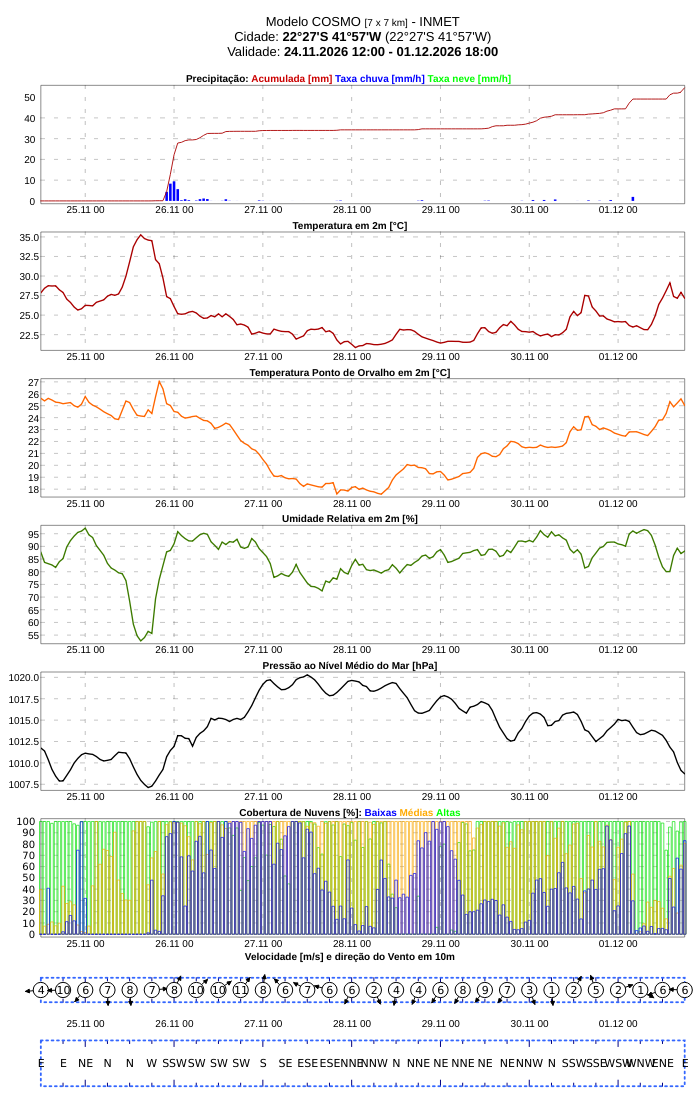
#> input picture img/meteograma_inmet.png, 700 x 1100 px
$ python -i official_rain_extractors.py   (imports and definitions only)
#> lines starting #> are read from the running program, lines starting #| are printed output that depends on the picture
#> further down, picture is the input picture: PIL image 700x1100 RGB; mean R, G, B 238.3, 239.6, 237.3
### scripts/inea_cheias_service.py
"""
Módulo de Integração com o Sistema de Alerta de Cheias do INEA (RJ)
Extrai o Boletim Hidrometeorológico Oficial diário da Sala de Situação
(https://alertadecheias.inea.rj.gov.br/analise.php) analisando diretamente
o PDF publicado (mapa RH-VIII / Rio das Ostras vs. legenda RGB, ícones,
temperaturas e texto meteorológico oficial por OCR).
"""

from collections import Counter
from datetime import datetime, timedelta, timezone
import hashlib
import json
import os
from pathlib import Path
import re
import shutil
import ssl
import subprocess
import tempfile
import urllib.request

BRT = timezone(timedelta(hours=-3))

INEA_ANALISE_URLS = [
    "https://alertadecheias.inea.rj.gov.br/analise.php",
    "http://alertadecheias.inea.rj.gov.br/analise.php",
]
INEA_BASE_BOLETIM_URL = "https://alertadecheias.inea.rj.gov.br/alertadecheias/boletim/"
OUTPUT_JSON = os.path.join(os.path.dirname(__file__), "..", "data", "inea_alerta_cheias_boletim.json")
OUTPUT_PDF = os.path.join(os.path.dirname(__file__), "..", "data", "inea_boletim_today.pdf")

SSL_CTX = ssl.create_default_context()
SSL_CTX.check_hostname = False
SSL_CTX.verify_mode = ssl.CERT_NONE

LEGEND_BINS = [
    ("> 100 mm", 100.0, 150.0, 0.222, (0, 35, 125)),
    ("75 a 100 mm", 75.0, 100.0, 0.246, (0, 49, 172)),
    ("50 a 75 mm", 50.0, 75.0, 0.269, (0, 61, 212)),
    ("25 a 50 mm", 25.0, 50.0, 0.292, (35, 99, 254)),
    ("10 a 25 mm", 10.0, 25.0, 0.315, (110, 147, 253)),
    ("1 a 10 mm", 1.0, 10.0, 0.338, (192, 206, 253)),
    ("0 a 1 mm", 0.0, 1.0, 0.361, (243, 243, 243)),
]

# Pontos verificados estritamente dentro do polígono de Rio das Ostras no mapa do INEA
RO_SAMPLE_POINTS = [
    (0.756, 0.451),
    (0.761, 0.451),
    (0.766, 0.450),
    (0.760, 0.455),
    (0.764, 0.447),
    (0.755, 0.453),
]

# Pontos verificados dentro da Bacia RH-VIII (Macaé & Rio das Ostras), evitando rótulo/bordas
RH8_SAMPLE_POINTS = RO_SAMPLE_POINTS + [
    (0.735, 0.415),
    (0.748, 0.413),
    (0.762, 0.414),
    (0.776, 0.416),
    (0.788, 0.418),
    (0.793, 0.426),
    (0.784, 0.434),
    (0.705, 0.436),
    (0.715, 0.444),
    (0.730, 0.444),
    (0.695, 0.444),
]


def _now_brt():
    return datetime.now(BRT)


# [71 lines left out: functions fetch_latest_bulletin_info, download_bulletin_pdf, not called in this run]


def _ocr_crops_tesseract(crops):
    """Executa OCR via Tesseract CLI (usado no Linux/Ubuntu CI ou quando instalado localmente)."""
    tess = shutil.which("tesseract")
    if not tess:
        return {}
    out = {}
    lang_list = subprocess.run([tess, "--list-langs"], capture_output=True, text=True).stdout
    lang = "por" if "por" in lang_list else "eng"
    for key, (img, psm) in crops.items():
        with tempfile.NamedTemporaryFile(suffix=".png", delete=False) as tmp:
            p = tmp.name
        try:
            w, h = img.size
            if h < 120:
                from PIL import Image
                img = img.resize((w * 3, h * 3), Image.Resampling.LANCZOS)
            img.save(p)
            res = subprocess.run(
                [tess, p, "stdout", "-l", lang, "--psm", str(psm)],
                capture_output=True,
                text=True,
                encoding="utf-8",
                errors="replace",
                timeout=15,
            )
            out[key] = re.sub(r"\s+", " ", res.stdout or "").strip()
        except Exception:
            out[key] = ""
        finally:
            if os.path.exists(p):
                os.unlink(p)
    return out


def _ocr_crops_windows(crops):
    """Fallback nativo Windows.Media.Ocr em lote quando executado localmente no Windows."""
    if os.name != "nt":
        return {}
    paths = {}
    try:
        from PIL import Image
        for key, (img, _psm) in crops.items():
            w, h = img.size
            if h < 120:
                img = img.resize((w * 3, h * 3), Image.Resampling.LANCZOS)
            p = os.path.join(tempfile.gettempdir(), f"_inea_ocr_{os.getpid()}_{key}.png")
            img.convert("RGB").save(p)
            paths[key] = p
        items_ps = ", ".join([f'@{{k="{k}"; p="{v}"}}' for k, v in paths.items()])
        ps = f'''
$ErrorActionPreference = 'Stop'
[Console]::OutputEncoding = [System.Text.Encoding]::UTF8
Add-Type -AssemblyName System.Runtime.WindowsRuntime
$null = [Windows.Storage.StorageFile, Windows.Storage, ContentType=WindowsRuntime]
$null = [Windows.Graphics.Imaging.BitmapDecoder, Windows.Graphics, ContentType=WindowsRuntime]
$null = [Windows.Media.Ocr.OcrEngine, Windows.Foundation, ContentType=WindowsRuntime]
$asTaskGeneric = ([System.WindowsRuntimeSystemExtensions].GetMethods() | Where-Object {{ $_.Name -eq 'AsTask' -and $_.GetParameters().Count -eq 1 -and $_.GetParameters()[0].ParameterType.Name -eq 'IAsyncOperation`1' }})[0]
function Await($op, $t) {{ $m = $asTaskGeneric.MakeGenericMethod($t); $task = $m.Invoke($null, @($op)); $task.Wait(-1) | Out-Null; return $task.Result }}
$engine = [Windows.Media.Ocr.OcrEngine]::TryCreateFromUserProfileLanguages()
$out = @{{}}
foreach ($it in @({items_ps})) {{
  $file = Await ([Windows.Storage.StorageFile]::GetFileFromPathAsync($it.p)) ([Windows.Storage.StorageFile])
  $stream = Await ($file.OpenAsync([Windows.Storage.FileAccessMode]::Read)) ([Windows.Storage.Streams.IRandomAccessStream])
  $decoder = Await ([Windows.Graphics.Imaging.BitmapDecoder]::CreateAsync($stream)) ([Windows.Graphics.Imaging.BitmapDecoder])
  $bmp = Await ($decoder.GetSoftwareBitmapAsync()) ([Windows.Graphics.Imaging.SoftwareBitmap])
  $res = Await ($engine.RecognizeAsync($bmp)) ([Windows.Media.Ocr.OcrResult])
  $stream.Dispose()
  $out[$it.k] = $res.Text
}}
$out | ConvertTo-Json -Compress
'''
        raw = subprocess.check_output(
            ["powershell", "-NoProfile", "-Command", ps],
            text=True,
            encoding="utf-8",
            timeout=25,
        )
        return json.loads(raw)
    except Exception as e:
        print(f"[AVISO] OCR Windows fallback erro: {e}")
        return {}
    finally:
        for p in paths.values():
            if os.path.exists(p):
                try:
                    os.unlink(p)
                except OSError:
                    pass


def _binarize_dark(img, thresh=115):
    gray = img.convert("L")
    return gray.point(lambda p: 0 if p < thresh else 255).convert("RGB")


# [333 lines left out: functions _binarize_red_pub, _clean_temp_ocr, _clean_ocr_paragraph, _extract_date_from_ocr, _extract_river_sentence, _classify_intensity_label and 3 more, not called in this run]


# [9 lines that do not run on import are left out]

### scripts/official_rain_extractors.py
"""
Extratores Numéricos e Probabilísticos das Fontes Oficiais Brasileiras — @tempoemriodasostras
Lê e extrai dados reais (sem estimativas sintéticas) de:
1. INMET Meteograma COSMO 7x7km (https://meteograma.inmet.gov.br/3304524/dinamico) - 12 UTC & 00 UTC
2. INMET VIME (https://vime.inmet.gov.br/SE) - COSMO 2.8km SE-RJ & COSMO 7km SE (prec24h, prec2dias, PWAT, CAPE)
3. CPTEC/INPE WRF Meteograma (3866.png) + Mapas Probabilísticos P>=5mm (24h/48h/72h) & Tempo Severo
4. INEA RadarTool / Alerta de Cheias (status_municipios.php)
"""

import base64
from datetime import datetime, timedelta, timezone
import json
import os
from pathlib import Path
import re
from concurrent.futures import ThreadPoolExecutor, as_completed
import ssl
import time
import urllib.request

import numpy as np
from PIL import Image, ImageOps

try:
    from scripts import inea_cheias_service as _inea_ocr
except ImportError:
    import inea_cheias_service as _inea_ocr

BRT = timezone(timedelta(hours=-3))
HEADERS = {"User-Agent": "Mozilla/5.0 (Windows NT 10.0; Win64; x64)"}
VIME_HEADERS = {**HEADERS, "Origin": "https://vime.inmet.gov.br", "Referer": "https://vime.inmet.gov.br/SE"}
CPTEC_HEADERS = {**HEADERS, "Referer": "https://www.cptec.inpe.br/"}

SSL_CTX = ssl.create_default_context()
SSL_CTX.check_hostname = False
SSL_CTX.verify_mode = ssl.CERT_NONE

# Coordenadas pixel de Rio das Ostras (-22.5269, -41.9450) calibradas por imagem:
# VIME COSMO2P8 SE-RJ (683x680): 44W=166, 42W=498, 22S=312, Búzios=(518,442), Macaé=(532,376)
VIME_SE_RJ_POINTS = [
    (507, 404), (504, 404), (506, 401), (502, 406),
    (505, 403), (503, 402), (508, 402), (501, 404), (504, 406),
]
# VIME COSMO7 SE (700x700): pixels continentais limpos de Rio das Ostras (entre a costa e a divisa interna)
VIME_SE_COSMO7_POINTS = [
    (517, 443), (519, 442), (518, 441), (520, 441),
    (516, 442), (515, 443), (516, 440), (518, 443), (514, 442),
]
# CPTEC Mapa P>=5mm Brasil (1238x1602): costa leste RJ (Rio das Ostras, entre Búzios e Macaé, sem borda)
CPTEC_P05_POINTS = [(969, 1045), (968, 1046), (970, 1043), (967, 1047)]

VIME_PREC_BINS = [
    (0, 1), (1, 3), (3, 5), (5, 7), (7, 9), (9, 12), (12, 16), (16, 20),
    (20, 30), (30, 40), (40, 50), (50, 60), (60, 70), (70, 90), (90, 125), (125, 200), (200, 300),
]
VIME_PWAT_BINS = [
    (0, 4), (4, 6), (6, 8), (8, 10), (10, 12), (12, 14), (14, 16), (16, 18), (18, 20),
    (20, 25), (25, 30), (30, 35), (35, 40), (40, 45), (45, 50), (50, 55), (55, 60), (60, 80),
]
VIME_CAPE_BINS = [
    (0, 100), (100, 250), (250, 500), (500, 750), (750, 1000), (1000, 1500), (1500, 2000), (2000, 3500),
]


# [4 lines left out: function _fetch_bytes, not called in this run]


def _fetch_json(url, headers=None, timeout=14):
    return json.loads(_fetch_bytes(url, headers=headers, timeout=timeout).decode("utf-8"))


def _ocr_stitched(crops_list):
    """Concatena recortes pequenos em faixa larga em escala de cinza para leitura limpa em Windows/Linux."""
    strips = []
    for im in crops_list:
        gray = ImageOps.autocontrast(ImageOps.grayscale(im)).convert("RGB")
        pim = gray.resize((im.width * 4, im.height * 4), Image.Resampling.BICUBIC)
        strips.append(ImageOps.expand(pim, border=24, fill=(255, 255, 255)))
#> this loop made 1 pass
#> pass 1, in _ocr_stitched, `gray = ImageOps.autocontrast(ImageOps.grayscale(im)).convert("RGB")`:
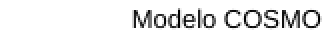
#> gray: PIL image 165x18 RGB (shown 2 times larger); min 0, max 255, mean 231.7
#> pass 1, in _ocr_stitched, `pim = gray.resize((im.width * 4, im.height * 4), Image.Resampling.BICU..`:
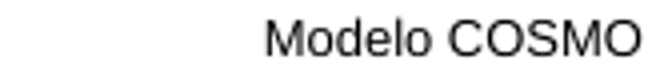
#> pim: PIL image 660x72 RGB; min 0, max 255, mean 231
#> after the loop, strips = 1 item
    total_w = sum(s.width for s in strips) + 40
#> total_w = 748
    max_h = max(s.height for s in strips)
#> max_h = 120
    canvas = Image.new("RGB", (total_w, max_h), (255, 255, 255))
#> canvas: PIL image 748x120 RGB; every value is 255
    x = 20
    for s in strips:
        canvas.paste(s, (x, (max_h - s.height) // 2))
        x += s.width + 20
#> this loop made 1 pass
#> x on pass 1: 748
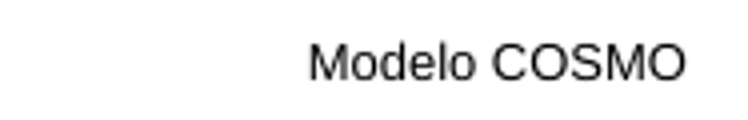
#> canvas: PIL image 748x120 RGB; min 0, max 255, mean 242.3
#> after the loop, x = 748

    for psm in (7, 6):
        res = _inea_ocr._ocr_crops_tesseract({"s": (canvas, psm)})
        if res.get("s"):
            return res["s"]
    res_w = _inea_ocr._ocr_crops_windows({"s": (canvas, 7)})
#> res_w = 0 items
    return res_w.get("s", "")


# [57 lines left out: functions _b64_to_pil, _sample_vime_colorbar, not called in this run]


_INMET_GLYPHS_7X5 = {
    "0": ["01110", "10010", "10001", "10001", "10001", "10010", "01110"],
    "1": ["01100", "10100", "00100", "00100", "00100", "00100", "11111"],
    "2": ["01110", "10011", "00010", "00110", "01100", "11000", "11111"],
    "3": ["01110", "10010", "00010", "00110", "00011", "10011", "11110"],
    "4": ["00010", "00110", "01010", "11010", "10010", "11110", "00010"],
    "5": ["11110", "10000", "10000", "11110", "00001", "10011", "11110"],
    "6": ["01110", "10000", "10100", "11010", "10001", "10011", "01110"],
    "7": ["11111", "00010", "00010", "00100", "00100", "01100", "01000"],
    "8": ["01110", "10010", "10010", "01110", "10010", "10010", "01111"],
    "9": ["01110", "01001", "11001", "01001", "00101", "00001", "01110"],
}


# [228 lines left out: functions _read_inmet_y_max_bitmap, _parse_cosmo_meteograma_img, extract_inmet_cosmo_meteograma, not called in this run]


# ==============================================================================
# 2. INMET VIME (vime.inmet.gov.br/SE e SE-RJ) — COSMO 2.8km & 7km, PWAT, CAPE
# ==============================================================================
# ==============================================================================
# 2. INMET VIME (COSMO 2.8km SE-RJ + COSMO 7km SE — EXTRAÇÃO INTEGRAL)
# ==============================================================================
_VIME_BINS = {
    "prec24h":     [(0,1),(1,3),(3,5),(5,7),(7,9),(9,12),(12,16),(16,20),(20,30),(30,40),(40,50),(50,60),(60,70),(70,90),(90,125),(125,200),(200,300)],
    "prec1h":      [(0,1),(1,3),(3,5),(5,7),(7,9),(9,11),(11,13),(13,15),(15,17),(17,19),(19,21),(21,23),(23,25),(25,35),(35,50),(50,70)],
    "prevento10m": [(0,0.5),(0.5,1),(1,2),(2,3),(3,4),(4,5),(5,6),(6,7),(7,8),(8,9),(9,10),(10,12),(12,15),(15,20),(20,25),(25,30),(30,40),(40,50)],
    "prec3h6h":    [(0,1),(1,3),(3,5),(5,7),(7,9),(9,12),(12,16),(16,20),(20,30),(30,40),(40,50),(50,60),(60,70),(70,80),(80,100),(100,150),(150,250)],
    "prec7dias":   [(0,1),(1,3),(3,7),(7,10),(10,20),(20,30),(30,40),(40,50),(50,60),(60,70),(70,80),(80,100),(100,150),(150,200),(200,300),(300,400),(400,600)],
    "rajada":      [(14,17),(17,20),(20,24),(24,28),(28,32),(32,36),(36,40),(40,44),(44,50)],
    "tmax_c28":    [(4,6)] + [(x,x+2) for x in range(6,42,2)] + [(42,46)],
    "tmin_c28":    [(-4,-2)] + [(x,x+2) for x in range(-2,36,2)] + [(36,40)],
    "t2m_c28":     [(-8,-6)] + [(x,x+2) for x in range(-6,40,2)] + [(40,44)],
    "tmax_c7":     [(-10,-6),(-6,-2),(-2,2),(2,6),(6,10)] + [(x,x+2) for x in range(10,44,2)] + [(44,48)],
    "tmin_c7":     [(-10,-6)] + [(x,x+2) for x in range(-6,42,2)] + [(42,46)],
    "ur":          [(0,10)] + [(x,x+5) for x in range(10,95,5)] + [(95,100)],
    "kcape":       [(0,100),(100,250),(250,500),(500,750),(750,1000),(1000,1500),(1500,2000),(2000,3500)],
    "kshow":       [(-6,-5),(-5,-4),(-4,-3),(-3,-2),(-2,-1),(-1,0),(0,5)],
    "totals":      [(30,44),(44,50),(50,53),(53,56),(56,60),(60,68)],
    "pwat":        [(0,4),(4,6),(6,8),(8,10),(10,12),(12,14),(14,16),(16,18),(18,20),(20,25),(25,30),(30,35),(35,40),(40,45),(45,50),(50,55),(55,60),(60,80)],
    "nuvem_tot":   [(0,55),(55,60),(60,70),(70,80),(80,90),(90,100)],
    "nuvem_lvl":   [(-1,0),(0,55),(55,60),(60,70),(70,80),(80,90),(90,100)],
    "cisal_lo":    [(-5,0),(0,5),(5,10),(10,15),(15,20),(20,25),(25,30),(30,40)],
    "cisal_hi":    [(0,20),(20,25),(25,30),(30,35),(35,40),(40,45),(45,50),(50,55),(55,60),(60,75)],
    "jato200":     [(-1,0),(0,30),(30,40),(40,50),(50,60),(60,70),(70,80),(80,90),(90,120)],
    "omega":       [(-3.0,-2.0),(-2.0,-1.2),(-1.2,-1.0),(-1.0,-0.8),(-0.8,-0.6),(-0.6,-0.4),(-0.4,0.3),(0.3,0.5),(0.5,0.7),(0.7,1.0),(1.0,2.0)],
    "ur_lvl_c28":  [(0,70),(70,80),(80,90),(90,95),(95,100)],
    "ur_lvl_c7":   [(-1,0),(0,50),(50,70),(70,80),(80,90),(90,100)],
    "tend_press":  [(-45,-35),(-35,-25),(-25,-16),(-16,-10),(-10,-6),(-6,-2),(-2,2),(2,4),(4,6),(6,8),(8,12),(12,16),(16,24)],
    "tend_tsup":   [(-20,-16),(-16,-14),(-14,-12),(-12,-10),(-10,-8),(-8,-6),(-6,-4),(-4,-2),(-2,2),(2,4),(4,6),(6,8),(8,10),(10,12),(12,14),(14,16),(16,20)],
    "tend_t850":   [(-16,-12),(-12,-10),(-10,-8),(-8,-6),(-6,-4),(-4,-2),(-2,2),(2,4),(4,6),(6,8),(8,10),(10,12),(12,16),(16,20)],
    "tend_geop":   [(-330,-240),(-240,-210),(-210,-180),(-180,-150),(-150,-120),(-120,-90),(-90,-60),(-60,-30),(-30,30),(30,60),(60,90),(90,120),(120,150),(150,180),(180,210),(210,240),(240,330)],
    "vort500":     [(-14,-11),(-11,-8),(-8,-5),(-5,-2),(-2,2),(2,5),(5,8),(8,11),(11,14),(14,20)],
    "vort850":     [(-18,-14),(-14,-10),(-10,-6),(-6,-2),(-2,2),(2,6),(6,10),(10,14),(14,18),(18,24)],
}


# [553 lines left out: functions _fetch_vime_json_retry, _sample_vime_var_bar, _assign_vime_day_brt, _brt_turn_key, extract_inmet_vime_data, not called in this run]


_GRADS_GLYPHS_8X6 = {
    "0": ["011110", "110011", "110011", "110011", "110011", "110011", "110011", "011110"],
    "1": ["001100", "011100", "001100", "001100", "001100", "001100", "001100", "001100"],
    "2": ["011110", "110010", "000010", "000110", "001100", "011000", "110000", "111111"],
    "3": ["011110", "000011", "000010", "001110", "000011", "000011", "100011", "011110"],
    "4": ["001100", "001100", "001100", "011100", "110100", "111111", "000110", "000110"],
    "5": ["011110", "110000", "111100", "111110", "000011", "000011", "110011", "011110"],
    "6": ["011100", "111100", "110010", "111100", "111110", "110011", "110011", "010010"],
    "7": ["111111", "011111", "000010", "000110", "000100", "001100", "001100", "001000"],
    "8": ["011110", "110110", "110010", "011110", "011110", "110011", "110010", "011110"],
    "9": ["011110", "110110", "110010", "110010", "011110", "000110", "010010", "011110"],
}


# [91 lines left out: functions _read_wrf_y_max_bitmap, _detect_wrf_grid_run_hour, not called in this run]


def _read_wrf_header_text(im_rgb):
    """Binariza apenas a linha 1 laranja ('DD/MM/YYYY HHZ') para OCR limpo em Linux/Windows."""
    arr = np.array(im_rgb.convert("RGB"))
    band = arr[12:30, 200:365]
    ink = (band[:, :, 0] > 150) & (band[:, :, 0].astype(int) - band[:, :, 2].astype(int) > 65)
    txt = ""
    if ink.any():
        bw_arr = np.where(ink, 0, 255).astype(np.uint8)
        bin_im = Image.fromarray(np.stack([bw_arr, bw_arr, bw_arr], axis=-1))
        txt = _ocr_stitched([bin_im])
    if not re.search(r"\d{2}[/.-]\d{2}[/.-]20\d{2}", txt):
        txt = _ocr_stitched([im_rgb.crop((200, 12, 365, 30))])
#> txt = ''
    return txt


# ==============================================================================
# 3. CPTEC/INPE WRF (3866.png) + PROBABILÍSTICA (P >= 5 mm)
# ==============================================================================
# [453 lines left out: functions extract_cptec_wrf_and_prob, extract_inea_radartool_status, extract_global_nwp_models, _azimuth_cardinal_br, extract_goes_glm_lightning, extract_all_official_rain_sources, not called in this run]

>>> from PIL import Image
>>> picture = Image.open('../img/meteograma_inmet.png')
>>> result = _read_wrf_header_text(picture)
#> result = ''

$ run again, on img/inea_mapa_balneabilidade.png
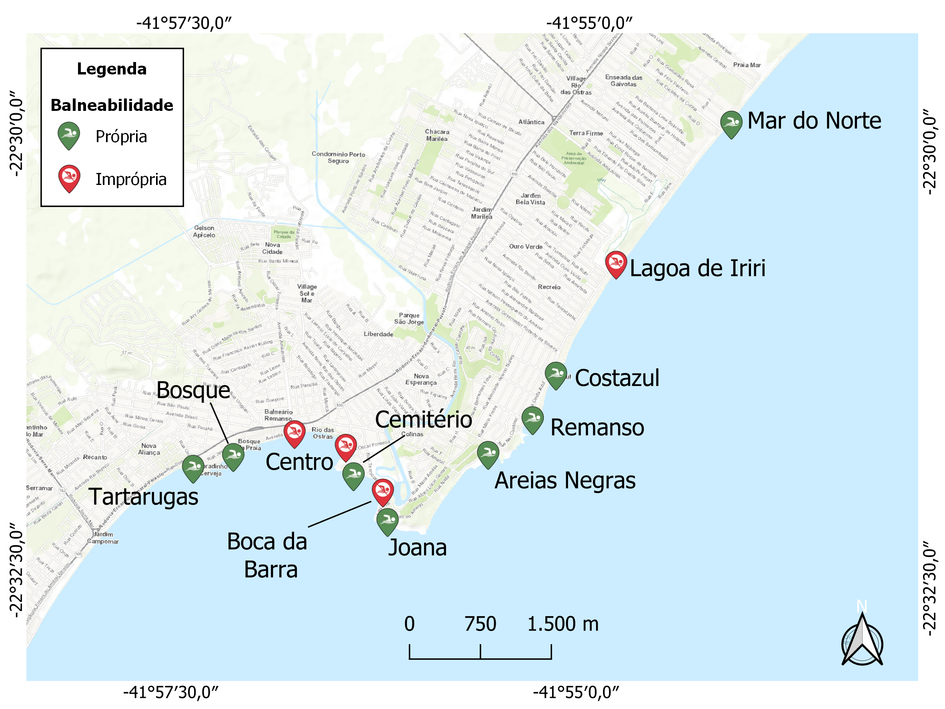
#> input picture img/inea_mapa_balneabilidade.png, 945 x 709 px
#> picture is the input picture: PIL image 945x709 RGB; mean R, G, B 221.4, 236.1, 240.8
#> the loop in _ocr_stitched, `for im in crops_list:` made 1 pass
#> pass 1, in _ocr_stitched, `pim = gray.resize((im.width * 4, im.height * 4), Image.Resampling.BICU..`:
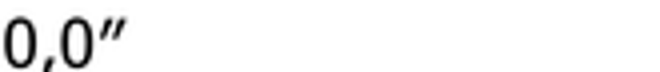
#> pim: PIL image 660x72 RGB; min 0, max 255, mean 245.1
#> after the loop in _ocr_stitched, `for im in crops_list:`: strips = 1 item
#> total_w = 748
#> max_h = 120
#> the loop in _ocr_stitched, `for s in strips:` made 1 pass
#> x on pass 1: 748
#> after the loop in _ocr_stitched, `for s in strips:`:
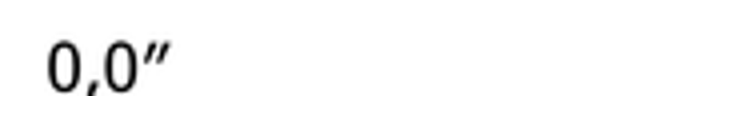
#> canvas: PIL image 748x120 RGB; min 0, max 255, mean 249.7
#> after the loop in _ocr_stitched, `for s in strips:`: x = 748
#> res_w = 0 items
#> txt = ''
